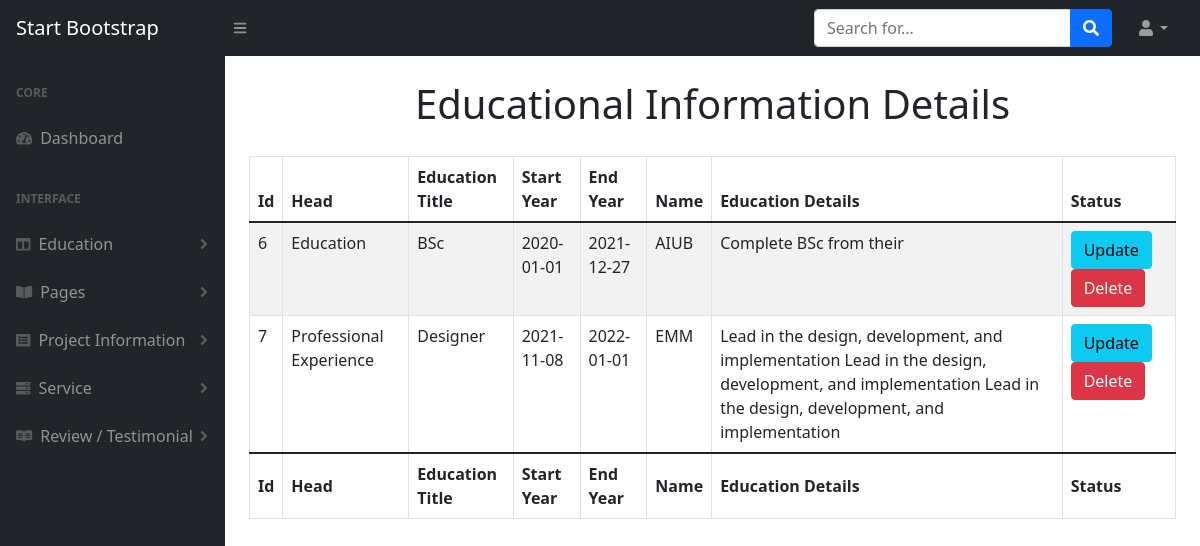
Screenshot of /Dashboard/resumelist.php with the database file from the repository.
### tables this page shows
CREATE TABLE `resumedb` (
  `rId` int(10) NOT NULL,
  `rHead` varchar(255) NOT NULL,
  `rTitle` varchar(255) NOT NULL,
  `rStartyear` date NOT NULL,
  `rEndyears` date NOT NULL,
  `rname` varchar(50) NOT NULL,
  `rdetails` text NOT NULL
);

### Dashboard/resumelist.php (the view, shortened to what this page needs)
<?php include_once("../DB/connect.php");?>
<!DOCTYPE html>
<html lang="en">
    <head>
        <link href="https://cdn.jsdelivr.net/npm/simple-datatables@latest/dist/style.css" rel="stylesheet" />
        <link href="css/styles.css" rel="stylesheet" />
    </head>
    <body class="sb-nav-fixed">
        <nav class="sb-topnav navbar navbar-expand navbar-dark bg-dark">
            <a class="navbar-brand ps-3" href="index.php">Start Bootstrap</a>
            <button class="btn btn-link btn-sm order-1 order-lg-0 me-4 me-lg-0" id="sidebarToggle" href="#!"><i class="fas fa-bars"></i></button>
            <form class="d-none d-md-inline-block form-inline ms-auto me-0 me-md-3 my-2 my-md-0">
                <div class="input-group">
                    <input class="form-control" type="text" placeholder="Search for..." aria-label="Search for..." aria-describedby="btnNavbarSearch" />
                    <button class="btn btn-primary" id="btnNavbarSearch" type="button"><i class="fas fa-search"></i></button>
                </div>
            </form>
            <ul class="navbar-nav ms-auto ms-md-0 me-3 me-lg-4">
                <li class="nav-item dropdown">
                    <a class="nav-link dropdown-toggle" id="navbarDropdown" href="#" role="button" data-bs-toggle="dropdown" aria-expanded="false"><i class="fas fa-user fa-fw"></i></a>
                </li>
            </ul>
        </nav>
        <div id="layoutSidenav">
            <div id="layoutSidenav_nav">
                <nav class="sb-sidenav accordion sb-sidenav-dark" id="sidenavAccordion">
                    <div class="sb-sidenav-menu">
                        <div class="nav">
                            <div class="sb-sidenav-menu-heading">Core</div>
                            <a class="nav-link" href="index.php">
                                <div class="sb-nav-link-icon"><i class="fas fa-tachometer-alt"></i></div>
                                Dashboard
                            </a>
                            <div class="sb-sidenav-menu-heading">Interface</div>
                            <a class="nav-link collapsed" href="#" data-bs-toggle="collapse" data-bs-target="#collapseLayouts" aria-expanded="false" aria-controls="collapseLayouts">
                                <div class="sb-nav-link-icon"><i class="fas fa-columns"></i></div>
                                Education
                                <div class="sb-sidenav-collapse-arrow"><i class="fas fa-angle-down"></i></div>
                            </a>
                            <a class="nav-link collapsed" href="#" data-bs-toggle="collapse" data-bs-target="#collapsePages" aria-expanded="false" aria-controls="collapsePages">
                                <div class="sb-nav-link-icon"><i class="fas fa-book-open"></i></div>
                                Pages
                                <div class="sb-sidenav-collapse-arrow"><i class="fas fa-angle-down"></i></div>
                            </a>
                            <a class="nav-link collapsed" href="#" data-bs-toggle="collapse" data-bs-target="#pagescollapseLayouts" aria-expanded="false" aria-controls="pagescollapseLayouts">
                                <div class="sb-nav-link-icon"><i class="fas fa-list-alt"></i></div>
                                Project Information
                                <div class="sb-sidenav-collapse-arrow"><i class="fas fa-angle-down"></i></div>
                            </a>
                            <a class="nav-link collapsed" href="#" data-bs-toggle="collapse" data-bs-target="#pagescollapseLayout" aria-expanded="false" aria-controls="pagescollapseLayout">
                                <div class="sb-nav-link-icon"><i class="fas fa-server"></i></div>
                                Service
                                <div class="sb-sidenav-collapse-arrow"><i class="fas fa-angle-down"></i></div>
                            </a>
                            <a class="nav-link collapsed" href="#" data-bs-toggle="collapse" data-bs-target="#pagescollapseLayout1" aria-expanded="false" aria-controls="pagescollapseLayout1">
                                <div class="sb-nav-link-icon"><i class="fab fa-readme"></i></div>
                                Review / Testimonial
                                <div class="sb-sidenav-collapse-arrow"><i class="fas fa-angle-down"></i></div>
                            </a>
                        </div>
                    </div>
                </nav>
            </div>
            <div id="layoutSidenav_content">
                <main>
                    <div class="container-fluid px-4">
                        <h1 class="mt-4 d-flex justify-content-center">Educational Information Details</h1>
                        <div class="col-md-12">
                            <div class="input-field">
                                <?php
                                    $sql = "SELECT * FROM resumedb";
                                    $result = mysqli_query($conn, $sql);
                                ?>
                                <table class="table table-striped table-bordered" style="width:100%" id="datatable">
                                    <thead>
                                        <tr>
                                            <th>Id</th>
                                            <th>Head</th>
                                            <th>Education Title</th>
                                            <th>Start Year</th>
                                            <th>End Year</th>
                                            <th>Name</th>
                                            <th>Education Details</th>
                                            <th>Status</th>
                                        </tr>
                                    </thead>
                                    <tbody>
                                        <?php
                                            if (mysqli_num_rows($result) > 0) {
                                                while($row = mysqli_fetch_assoc($result)) {
                                        ?>
                                            <tr>
                                                <td><?php echo $row["rId"];?></td>
                                                <td><?php echo $row["rHead"];?></td>
                                                <td><?php echo $row["rTitle"];?></td>
                                                <td><?php echo $row["rStartyear"];?></td>
                                                <td><?php echo $row["rEndyears"];?></td>
                                                <td><?php echo $row["rname"];?></td>
                                                <td><?php echo $row["rdetails"];?></td>
                                                <td>
                                                    <a class="btn btn-info" href="resumeupdate.php?id=<?php echo $row["rId"];?>">Update</a>
                                                    <a class="btn btn-danger" onclick="return confirm('Are you sure to delete this item?')" href="resumedelete.php?id=<?php echo $row["rId"];?>">Delete</a>
                                                </td>
                                            </tr>
                                        <?php }}   ?>
                                    </tbody>
                                    <tfoot>
                                        <tr>
                                            <th>Id</th>
                                            <th>Head</th>
                                            <th>Education Title</th>
                                            <th>Start Year</th>
                                            <th>End Year</th>
                                            <th>Name</th>
                                            <th>Education Details</th>
                                            <th>Status</th>
                                        </tr>
                                    </tfoot>
                                </table>
                            </div>
                        </div>
                    </div>
                </main>
            </div>
        </div>
    </body>
</html>

### rows the page displays
resumedb: rId "6", rHead "Education", rTitle "BSc", rStartyear "2020-01-01", rEndyears "2021-12-27", rname "AIUB", rdetails "Complete BSc from their"
resumedb: rId "7", rHead "Professional Experience", rTitle "Designer", rStartyear "2021-11-08", rEndyears "2022-01-01", rname "EMM", rdetails "Lead in the design, development, and implementation Lead in the design, development, and implementation Lead in the design, development, and implementation"
